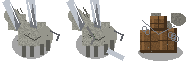

The script that saved this image:
from PIL import Image, ImageDraw
from random import Random, randint, uniform

# --- Pegasus statues + barricade tileset (top-down tokens) ---
# Black background for easy transparency masking. 64x64 tiles.
TILE = 64
WIDTH = TILE * 3   # 3 tiles: pegasus statue, pegasus (broken), barricade
HEIGHT = TILE      # 64 px

img = Image.new("RGBA", (WIDTH, HEIGHT), (0, 0, 0, 0))
draw = ImageDraw.Draw(img)
BLACK = (0, 0, 0, 0)  # transparent background


def shade(c, f):
    """Multiply an RGB(a) tuple by a factor (clip to 0..255)."""
    out = [max(0, min(255, int(v * f))) for v in c[:3]]
    if len(c) == 4:
        out.append(c[3])
    return tuple(out)


def noisy(d, x0, y0, w, h, base, jitter=10, seed=None):
    rnd = Random(seed)
    for y in range(y0, y0 + h):
        for x in range(x0, x0 + w):
            f = 1.0 + rnd.uniform(-jitter / 100.0, jitter / 100.0)
            d.point((x, y), fill=shade(base, f))


def clip(v, lo, hi):
    return max(lo, min(hi, v))


def line_pts(d, pts, fill, w=1):
    d.line(pts, fill=fill, width=w)


def draw_pegasus(d, x0, y0, broken=False):
    """Top-down gothic stone pegasus statue; wings are sharp stone/iron swords."""
    L = (x0 + 4, y0 + 4, x0 + TILE - 5, y1 - 5) if False else (x0 + 4, y0 + 4, x0 + TILE - 5, y0 + TILE - 5)
    left, top, right, bot = x0 + 4, y0 + 4, x0 + TILE - 5, y0 + TILE - 5
    rnd = Random(7)

    # stone body of the horse (plan view), weathered limestone
    body = (150, 150, 140)
    body_hi = shade(body, 1.25)
    body_lo = shade(body, 0.6)

    # shadow blob
    d.ellipse([x0 + 12, y0 + 30, x0 + 50, y0 + 58], fill=(0, 0, 0, 90))

    # torso
    d.ellipse([x0 + 18, y0 + 22, x0 + 46, y0 + 46], fill=body)
    noisy(d, x0 + 18, y0 + 22, 28, 24, body, jitter=12, seed=11)
    # haunch
    d.ellipse([x0 + 38, y0 + 26, x0 + 52, y0 + 46], fill=body)
    # neck + head (to the left, rearing)
    d.ellipse([x0 + 8, y0 + 14, x0 + 26, y0 + 30], fill=body)
    d.ellipse([x0 + 4, y0 + 8, x0 + 18, y0 + 22], fill=body)  # head
    noisy(d, x0 + 8, y0 + 14, 18, 16, body, jitter=12, seed=12)
    # mane
    for _ in range(5):
        mx = x0 + randint(10, 24)
        my = y0 + randint(10, 18)
        d.line([mx, my, mx - 2, my - 4], fill=body_lo, width=1)
    # legs (4, short, top-down)
    for lx, ly in [(x0 + 22, y0 + 46), (x0 + 30, y0 + 46), (x0 + 40, y0 + 44), (x0 + 46, y0 + 40)]:
        d.rectangle([lx, ly, lx + 3, ly + 10], fill=body_lo)
    # tail (iron/stone)
    line_pts(d, [x0 + 50, y0 + 30, x0 + 58, y0 + 34, x0 + 56, y0 + 40],
             fill=(90, 92, 98), w=2)

    # --- Wings = sharp stone/iron swords (two blades) ---
    blade = (190, 196, 205)
    steel_lo = shade(blade, 0.6)
    # left blade
    d.polygon([(x0 + 20, y0 + 24), (x0 + 8, y0 - 2), (x0 + 2, y0 + 2),
               (x0 + 16, y0 + 30)], fill=blade)
    d.polygon([(x0 + 20, y0 + 24), (x0 + 12, y0 + 6), (x0 + 16, y0 + 30)],
              fill=steel_lo)
    # right blade
    d.polygon([(x0 + 30, y0 + 26), (x0 + 26, y0 + 0), (x0 + 34, y0 - 4),
               (x0 + 36, y0 + 28)], fill=blade)
    d.polygon([(x0 + 30, y0 + 26), (x0 + 32, y0 + 4), (x0 + 36, y0 + 28)],
              fill=steel_lo)
    # glint
    d.line([x0 + 10, y0 + 4, x0 + 18, y0 + 22], fill=shade(blade, 1.4), width=1)
    d.line([x0 + 28, y0 + 2, x0 + 33, y0 + 24], fill=shade(blade, 1.4), width=1)

    # weathering / cracks on the stone
    for _ in range(6):
        px = x0 + randint(14, 48)
        py = y0 + randint(20, 48)
        d.point((px, py), fill=shade(body, 0.55))
    d.line([x0 + 24, y0 + 34, x0 + 34, y0 + 40, x0 + 40, y0 + 36],
           fill=shade(body, 0.5), width=1)

    # if broken: a chunk of the statue toppled to one side
    if broken:
        # one blade snapped off, lying on the ground
        d.polygon([(x0 + 44, y0 + 48), (x0 + 60, y0 + 56), (x0 + 58, y0 + 60),
                   (x0 + 42, y0 + 52)], fill=blade)
        # crack across the body
        d.line([x0 + 22, y0 + 26, x0 + 30, y0 + 38, x0 + 26, y0 + 44],
               fill=(0, 0, 0, 140), width=2)
        # moss
        for _ in range(4):
            mx = x0 + randint(18, 46)
            my = y0 + randint(30, 46)
            d.point((mx, my), fill=(60, 84, 52, 255))


def draw_barricade(d, x0, y0):
    """Wooden crates, iron chains and stone debris piled as a roadblock."""
    left, top, right, bot = x0 + 4, y0 + 4, x0 + TILE - 5, y0 + TILE - 5
    rnd = Random(7)
    wood = (110, 78, 46)
    wood_lo = shade(wood, 0.6)
    wood_hi = shade(wood, 1.25)
    iron = (120, 124, 132)
    stone = (120, 118, 110)

    # shadow under the pile
    d.ellipse([x0 + 10, y0 + 44, x0 + 54, y0 + 60], fill=(0, 0, 0, 90))

    # --- stone debris (back layer) ---
    for _ in range(5):
        sx = x0 + randint(8, 44)
        sy = y0 + randint(8, 30)
        d.ellipse([sx, sy, sx + randint(8, 14), sy + randint(8, 14)], fill=stone)
        noisy(d, sx, sy, 10, 10, stone, jitter=14, seed=rnd.randint(1, 9999))

    # --- wooden crates (foreground, piled at an angle) ---
    def crate(cx, cy, w, h, ang_sign):
        # a simple box with plank lines, slightly skewed for "pile" look
        x0c, y0c = cx, cy
        x1c, y1c = cx + w, cy + h
        d.rectangle([x0c, y0c, x1c, y1c], fill=wood)
        noisy(d, x0c, y0c, w, h, wood, jitter=12, seed=rnd.randint(1, 9999))
        d.rectangle([x0c, y0c, x1c, y0c + 2], fill=wood_hi)
        d.rectangle([x0c + 2, y0c, x0c + 3, y1c], fill=wood_hi)
        d.rectangle([x0c, y1c - 2, x1c, y1c], fill=wood_lo)
        d.rectangle([x1c - 2, y0c, x1c, y1c], fill=wood_lo)
        # plank seams
        d.line([x0c, (y0c + y1c) // 2, x1c, (y0c + y1c) // 2], fill=wood_lo, width=1)
        d.line([(x0c + x1c) // 2, y0c, (x0c + x1c) // 2, y1c], fill=wood_lo, width=1)

    crate(x0 + 12, y0 + 30, 20, 22, 1)
    crate(x0 + 30, y0 + 28, 18, 24, -1)
    # a crate on top, tilted
    crate(x0 + 22, y0 + 16, 16, 14, 1)

    # --- iron chains draped across the pile ---
    for _ in range(3):
        cx = x0 + randint(14, 44)
        cy = y0 + randint(14, 40)
        d.ellipse([cx, cy, cx + 4, cy + 5], outline=iron, width=1)
        d.ellipse([cx + 3, cy + 3, cx + 7, cy + 8], outline=iron, width=1)
    d.line([x0 + 14, y0 + 20, x0 + 30, y0 + 34, x0 + 46, y0 + 26],
           fill=iron, width=1)

    # a few scattered stone chips in front
    for _ in range(6):
        sx = x0 + randint(10, 50)
        sy = y0 + randint(44, 56)
        d.point((sx, sy), fill=stone)


def main():
    draw_pegasus(draw, 0 * TILE, 0, broken=False)
    draw_pegasus(draw, 1 * TILE, 0, broken=True)
    draw_barricade(draw, 2 * TILE, 0)
    img.save("pegasus_tiles.png")
    print("Successfully generated pegasus_tiles.png (%dx%d): pegasus statue / broken pegasus / barricade."
          % (WIDTH, HEIGHT))


main()
